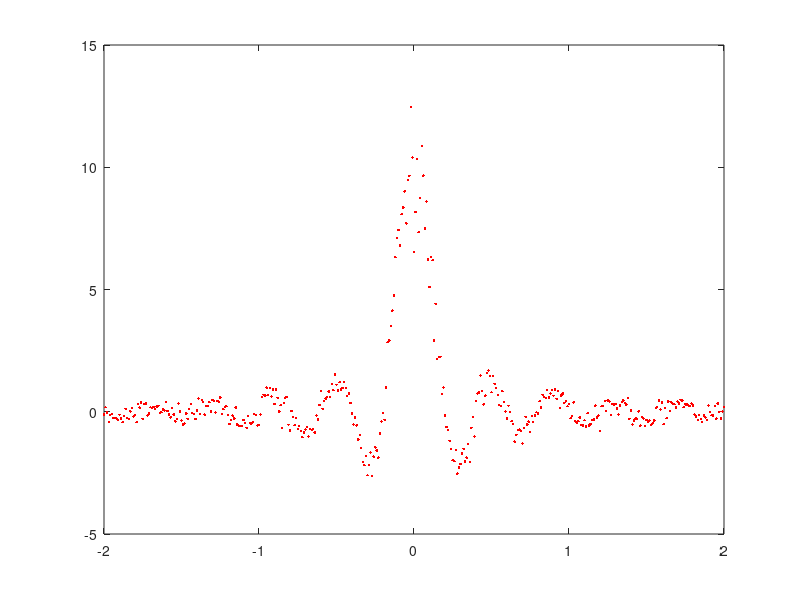

Write MATLAB code to recreate this figure. (Note: this script raises an error after producing the figure.)
clear;
close all;
load('fitdata.mat');
plot(x,y,'r.','DisplayName','data');
hold on
f = fittype('a*sinc(b*x)+c');
yfit=fit(x,y,f)
% yfit = fit(x,y,f,'StartPoint',[11, 4*pi], 'Lower', [8, pi], 'Upper', [15, 6*pi]);% 'Normalize', 'on')
% yfit=fit(x,y,f,'Method','NonlinearLeastSquares')
plot(x,yfit(x),'k','DisplayName','fit')
title('{\bf fit a sinc}')
xlabel('{\bfx}'); %{\bf...} set labels in bold font
ylabel('{\bfy}');
grid on;
legend('show');
hold off